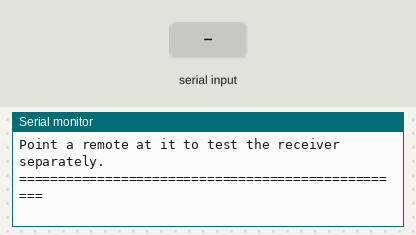
The program below on a simulated ESP32. On the bench: the last lines printed to the serial monitor. The inputs (shaded band) are chosen by the test bench.

Above: at 1.2 s.
1.3 s: "test\n" received over Serial
At 1.8 s:
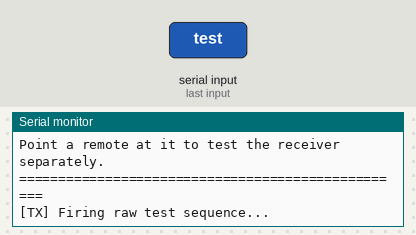
2.8 s: "1\n" received over Serial
At 3.8 s:
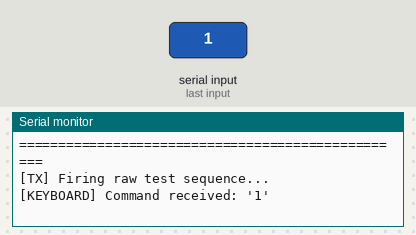

Measured:
- after the input at 1.3 s, the serial monitor: prints a new line at once (image 1)
- after the input at 2.8 s, the serial monitor: prints a new line at once (image 2)

The program:

main.cpp
```cpp
#include <Arduino.h>
#include <IRremoteESP8266.h>
#include <IRsend.h>
#include <IRrecv.h>
#include <IRutils.h>

#define IR_SEND_PIN 12
#define IR_RECEIVE_PIN 13

#define BUFFER_SIZE 1024
#define TIMEOUT 100

IRsend irsend(IR_SEND_PIN);
IRrecv irrecv(IR_RECEIVE_PIN, BUFFER_SIZE, TIMEOUT, true);
decode_results results;

// Example Raw signal timing array
const uint16_t kRawData[] = {
  9000, 4500, // Header
  560, 560, 560, 560, 560, 1690, 560, 560, // Data bits
  560, 1690, 560, 560, 560, 1690, 560, 1690
};
const uint16_t kRawLength = sizeof(kRawData) / sizeof(kRawData[0]);
const uint16_t kFrequency = 38;

void setup() {
    Serial.begin(115200);
    while (!Serial);

    Serial.println("\n==================================================");
    Serial.println("EcoMesh Hub: IR Transmitter & Receiver Loopback Test");
    Serial.println("Type 'test' in the console and hit Enter to fire the transmitter.");
    Serial.println("Point a remote at it to test the receiver separately.");
    Serial.println("==================================================\n");

    irsend.begin();
    irrecv.enableIRIn();
}

void loop() {
    // 1. Listen for IR Signals
    if (irrecv.decode(&results)) {
        Serial.println("\n--- IR Signal Captured ---");
        Serial.print("Protocol: ");
        Serial.println(typeToString(results.decode_type));
        Serial.print("Value   : 0x");
        serialPrintUint64(results.value, HEX);
        Serial.println();
        Serial.println(resultToSourceCode(&results));
        Serial.println("-----------------------------------------\n");
        irrecv.resume();
    }

    // 2. Listen for 'test' command to fire TX
    if (Serial.available() > 0) {
        String command = Serial.readStringUntil('\n');
        command.trim();

        if (command.equalsIgnoreCase("test")) {
            Serial.println("\n[TX] Firing raw test sequence...");
            irsend.sendRaw(kRawData, kRawLength, kFrequency);
        } else {
            Serial.print("\n[KEYBOARD] Command received: '");
            Serial.print(command);
            Serial.println("'");
        }
    }

    delay(10);
}
```
